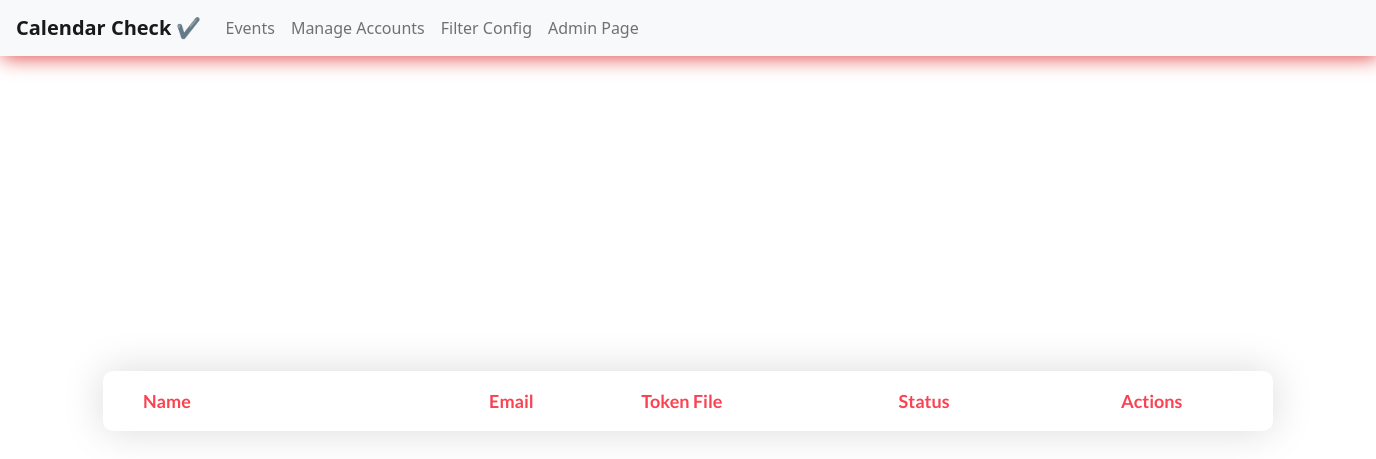
Page /manage_accounts on the earlier database version.
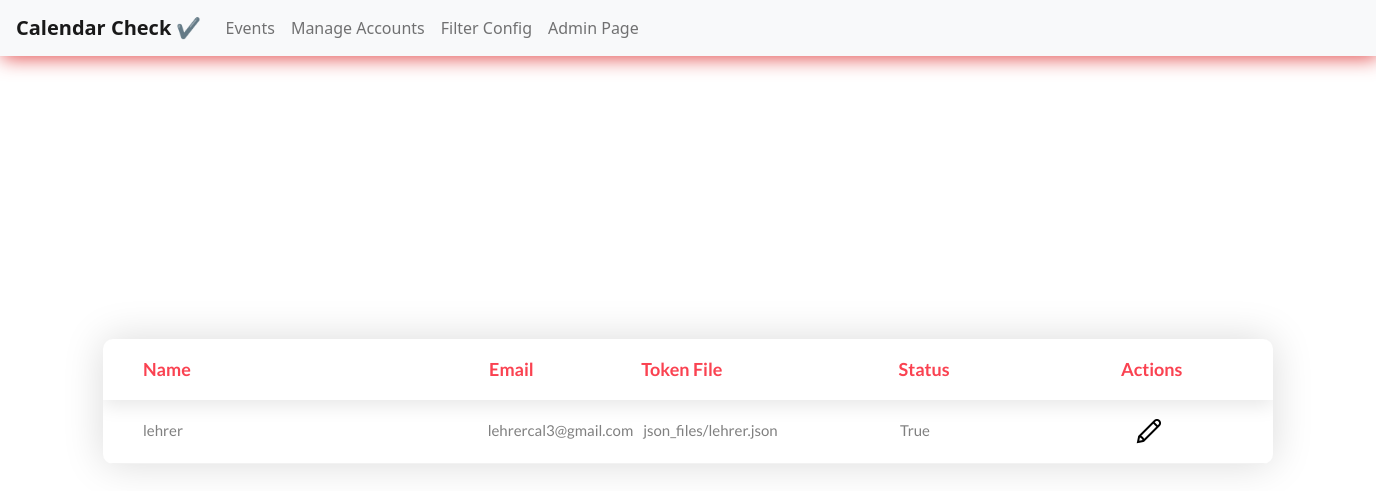
Same page on the later database version.
### cal/models.py (models this page shows, shortened)
class Token(models.Model):
    name = models.CharField(max_length=500, null=True)
    email = models.EmailField(null=True)
    token_file = models.FileField(null=True, blank=True, upload_to='json_files')
    status = models.BooleanField(default=True)
    class Meta:
        verbose_name_plural = "Tokens"

### cal/views.py (the view)
# urls.py: path('manage_accounts', manage_account, name='manage-accounts'),
def manage_account(request):
    emails = Token.objects.all()
    context = {'emails': emails}
    return render(request, 'cal/manage_account.html', context)

### cal/templates/cal/manage_account.html (shortened to what this page needs)
{% extends 'index.html' %}
{% load static %}
{% block content %}
<div class="limiter">
    <div class="container-table100">
        <div class="wrap-table100">
            <div class="table100 ver2 m-b-110">
                <div class="table100-head">
                    <table>
                        <thead>
                            <tr class="row100 head">
                                <th class="cell100 column1">Name</th>
                                <th class="cell100 column2">Email</th>
                                <th class="cell100 column3">Token File</th>
                                <th class="cell100 column4">Status</th>
                                <th class="cell100 column5">Actions</th>
                            </tr>
                        </thead>
                    </table>
                </div>
                <div class="table100-body js-pscroll">
                    <table>
                        <tbody>
                            {% for email in emails %}
                            <tr class="row100 body">
                                <td class="cell100 column1">{{ email.name }}</td>
                                <td class="cell100 column2">{{ email.email }}</td>
                                <td class="cell100 column3">{{ email.token_file }}</td>
                                <td class="cell100 column4">{{ email.status }}</td>
                                <td class="cell100 column5">
                                    <i><a href="{% url 'account-edit' email.id %}"><img src="{% static 'images/edit.png' %}" alt=""></a></i>
                                </td>
                            </tr>
                            {% endfor %}
                        </tbody>
                    </table>
                </div>
            </div>
        </div>
    </div>
</div>
{% endblock content %}

Differences in the rows shown:
added Token: name "lehrer", email "lehrercal3@gmail.com", token_file "json_files/lehrer.json", status "True"
